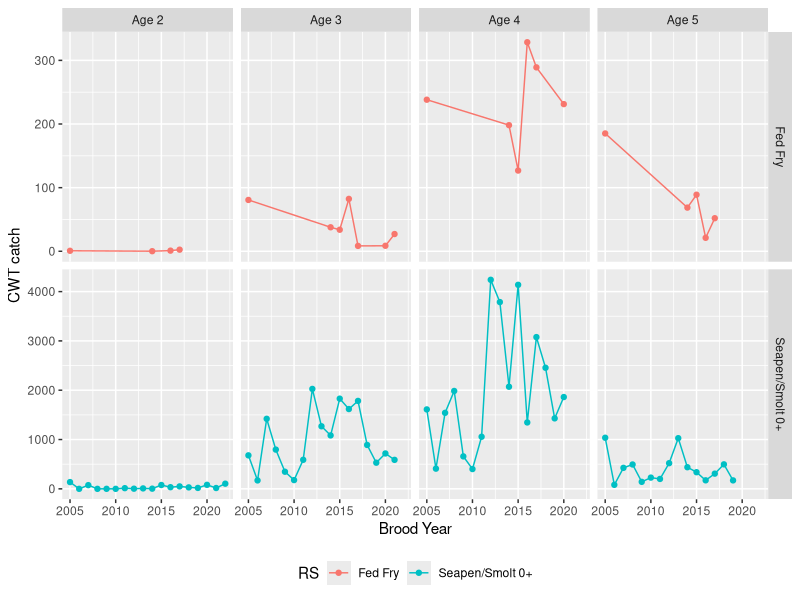
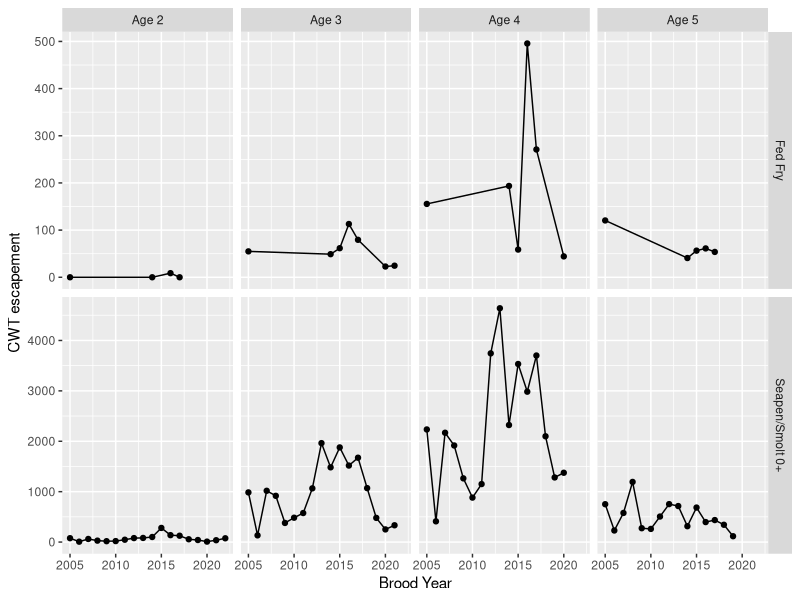
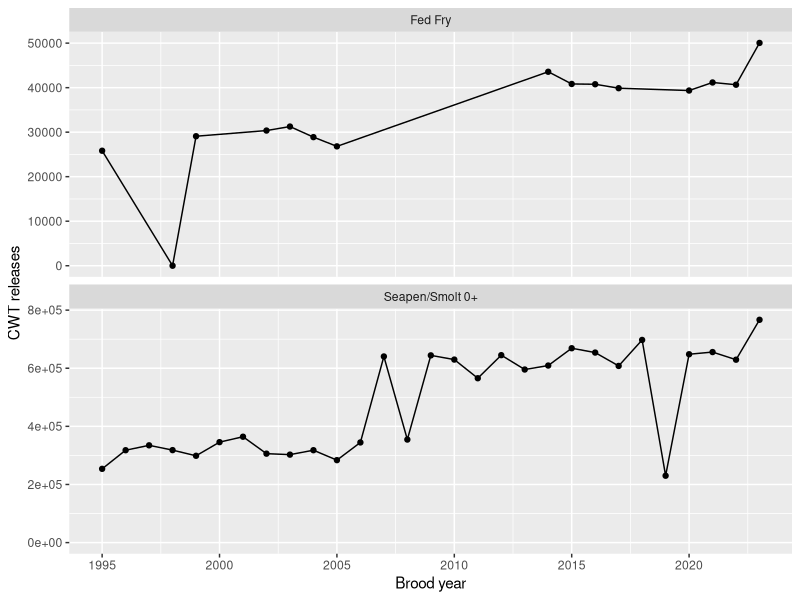

Write R code to recreate these figures, in order.
library(tidyverse)
library(readxl)

# Quinsam CWT recovery
rec <- readxl::read_excel(
  file.path("data", "Quinsam", "2025-02-17-QuinsamChinook_Analyses_2005-2024.xlsx"),
  sheet = "Expanded"
) %>%
  mutate(is_catch = TotCatch > 0, is_esc = Escape > 0)

#table(rec$is_catch, rec$is_esc)
#filter(rec, is_catch & is_esc) %>% View()

# Catch area names
#cnames <- colnames(rec)
#data.frame(
#  Name = cnames[grepl("1|2|3", cnames)]
#) %>%
#  readr::write_csv(file = "data/Quinsam/Quinsam_fisheries.csv")


# CWT recoveries
#cwt <- summarise(rec,
#                 n_catch = sum(TotCatch),
#                 n_esc = sum(Escape),
#                 .by = c(Age, BROOD_YEAR))
#
#g <- ggplot(cwt, aes(BROOD_YEAR, n_catch)) +
#  facet_wrap(vars(Age), scales = "free_y") +
#  geom_line() +
#  geom_point() +
#  expand_limits(y = 0)
#g
#
#g <- ggplot(cwt, aes(BROOD_YEAR, n_esc)) +
#  facet_wrap(vars(Age), scales = "free_y") +
#  geom_line() +
#  geom_point() +
#  expand_limits(y = 0)
#g

# CWT by release strategy
cwt_rs <- rec %>%
  mutate(RS = ifelse(RELEASE_STAGE_NAME == "Fed Fry", "Fed Fry", "Seapen/Smolt 0+")) %>%
  summarise(
    n_catch = sum(TotCatch),
    n_esc = sum(Escape),
    .by = c(Age, BROOD_YEAR, RS)
  )

g <- cwt_rs %>%
  filter(!is.na(Age), Age %in% seq(2, 5)) %>%
  mutate(Age = paste("Age", Age)) %>%
  ggplot(aes(BROOD_YEAR, n_catch, colour = RS)) +
  facet_grid(vars(RS), vars(Age), scales = "free_y") +
  geom_line() +
  geom_point() +
  labs(x = "Brood Year", y = "CWT catch") +
  expand_limits(y = 0) +
  theme(legend.position = "bottom")
ggsave("figures/Quinsam_CWT_catch.png", g, height = 3.5, width = 6)

g <- cwt_rs %>%
  filter(!is.na(Age), Age %in% seq(2, 5)) %>%
  mutate(Age = paste("Age", Age)) %>%
  ggplot(aes(BROOD_YEAR, n_esc)) +
  facet_grid(vars(RS), vars(Age), scales = "free_y") +
  geom_line() +
  geom_point() +
  labs(x = "Brood Year", y = "CWT escapement", colour = "Release Strategy") +
  expand_limits(y = 0) +
  theme(legend.position = "bottom")
ggsave("figures/Quinsam_CWT_esc.png", g, height = 3.5, width = 6)


# Quinsam - CWT releases
rel <- readxl::read_excel(
  file.path("data", "Quinsam", "2025-02-17-QuinsamChinook_Analyses_2005-2024.xlsx"),
  sheet = "Releases"
)

rel_rs <- rel %>%
  filter(RELEASE_STAGE_NAME %in% c("Fed Fry", "Smolt 0+", "Seapen 0+")) %>%
  mutate(RS = ifelse(RELEASE_STAGE_NAME == "Fed Fry", "Fed Fry", "Seapen/Smolt 0+")) %>%
  summarise(n_CWT = sum(TaggedNum) - sum(ShedTagNum), .by = c(BROOD_YEAR, RS))

g <- ggplot(rel_rs, aes(BROOD_YEAR, n_CWT)) +
  geom_point() +
  geom_line() +
  facet_wrap(vars(RS), ncol = 1, scales = "free_y") +
  labs(x = "Brood year", y = "CWT releases") +
  theme(legend.position = "bottom") +
  expand_limits(y = 0)
ggsave("figures/Quinsam_CWT_rel.png", g, height = 5, width = 4)


